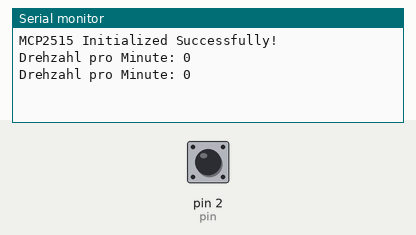
A sketch run on a simulated Arduino Uno, built with avr-gcc and run on an emulated ATmega328P. Parts: the last lines printed to the serial monitor. The inputs (shaded band) are chosen by the test bench; at power-on: pin 2 (pin) HIGH.

Above: at 1.2 s.
1.3 s: pin 2 (pin) pulled LOW for 0.15 s
At 1.9 s:
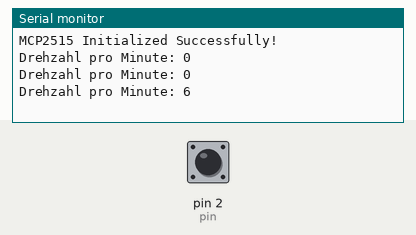
2.9 s: pin 2 (pin) pulled LOW for 1 s
At 3.4 s:
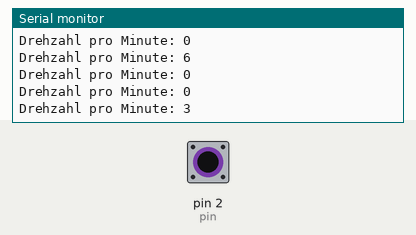
Timing chart, 0 to 5.9 s (numbered marks = the images above; inputs shaded):
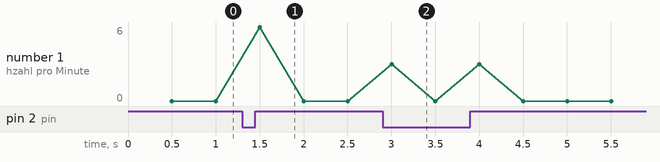

The sketch:

SpeedSensor_CAN.ino
```cpp
// library import
#include "TimerOne.h"
#define pin 2
#include <mcp_can.h>
#include <SPI.h>

MCP_CAN CAN0(10);     // Set CS to pin 10

// needed variables
int wheel, counter;
float interval;
unsigned long previousMicros, usInterval, calc;
byte data[8] = {0x00, 0x01, 0x02, 0x03, 0x04, 0x05, 0x06, 0x07};

void setup()
{
 counter = 0; // setting counter to 0
 interval = 0.5; // 1 second interval
 wheel = 20; // number of encoder disc holes

 calc = 60 / interval; // calculate interval to one minute
 usInterval = interval * 1000000; // convert interval to micro
 // seconds
 wheel = wheel * 2; // number of encoder disc wholes times 2
 pinMode(pin, INPUT_PULLUP); // setting pin 2 as input
 Timer1.initialize(usInterval); // initialize timer with interval time
 attachInterrupt(digitalPinToInterrupt(pin), count, CHANGE);// executes count, if the level on pin 2 changes
 Timer1.attachInterrupt(output); // executes output after interval time
 Serial.begin(115200);

  // Initialize MCP2515 running at 16MHz with a baudrate of 500kb/s and the masks and filters disabled.
  if(CAN0.begin(MCP_ANY, CAN_500KBPS, MCP_16MHZ) == CAN_OK) Serial.println("MCP2515 Initialized Successfully!");
  else Serial.println("Error Initializing MCP2515...");

  CAN0.setMode(MCP_NORMAL);   // Change to normal mode to allow messages to be transmitted
}

// counts holes on disc (with filter)
void count(){
 if (micros() - previousMicros >= 700) {
 counter++;
 previousMicros = micros();
 }
}

// output to serial
void output(){
 Timer1.detachInterrupt(); // interrupts the timer

 Serial.print("Drehzahl pro Minute: ");
 int speed = ((counter)*calc) / wheel; // calculate round per minute
 Serial.println(speed);

 //Convert speed in byte form
 data[0] = highByte(speed);
 data[1] = lowByte(speed);

 counter = 0; // resetting the counter
 Timer1.attachInterrupt(output); // restarts the timer for output
}

void loop(){

  byte sndStat = CAN0.sendMsgBuf(0x10, 0, 2, data); // Sending CAN Message with ID 0x10 with a Data Size of 2 Bytes

  if(sndStat != CAN_OK){
  Serial.println("Error Sending Message...");
  }

  //delay(100);   // send data per 100ms

}
```

Measured:
- after the input at 1.3 s, the serial monitor: prints a new line after 0.20 s (image 1)
- after the input at 2.9 s, the serial monitor: prints a new line after 0.10 s (image 2)
